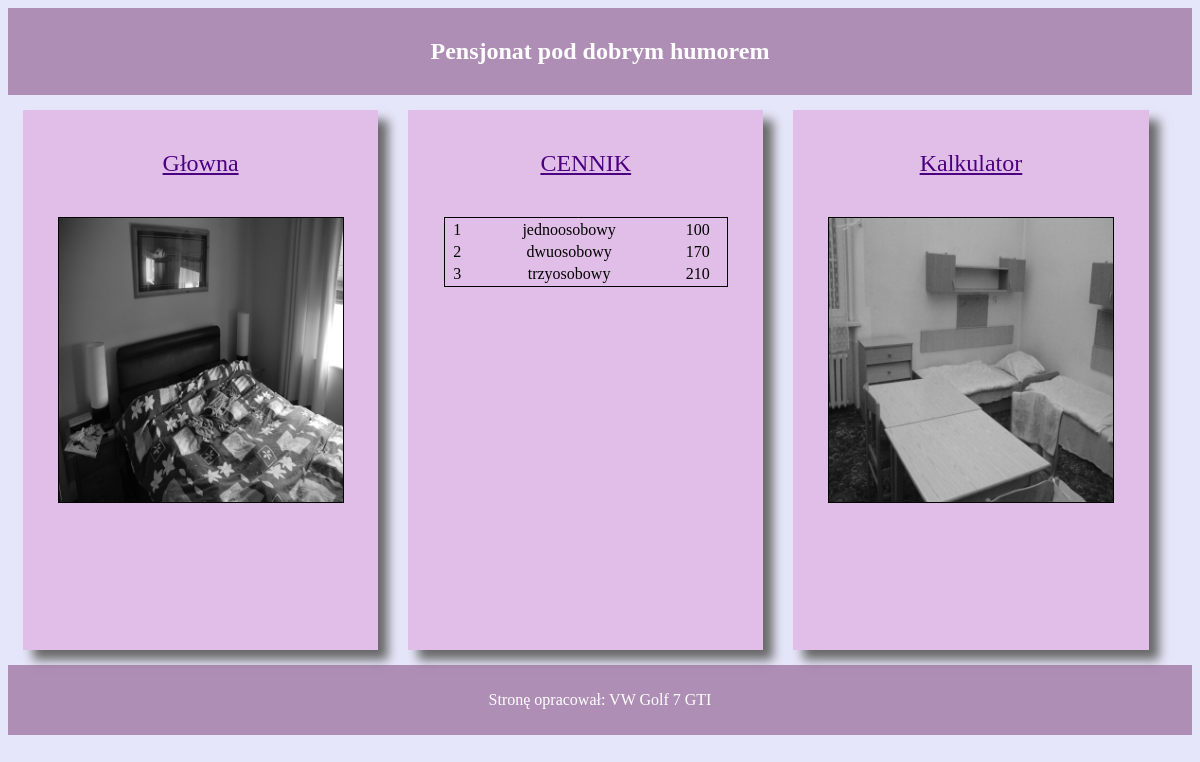
The page /PHP/Arkusze_PHP/arkusz14/cennik.php on the database its author committed.
### tables this page shows
CREATE TABLE `pokoje` (
  `id` int(10) UNSIGNED NOT NULL,
  `nazwa` varchar(20) DEFAULT NULL,
  `cena` float DEFAULT NULL
);

### PHP/Arkusze_PHP/arkusz14/cennik.php (the view, shortened to what this page needs)
<?php
$ip = 'localhost';
$user = 'root';
$password = '';
$db = 'db25';
$conn = mysqli_connect($ip, $user, $password,$db);
?>
<!DOCTYPE html 5>
<html lang="Pl-pl">
<head>
    <link rel="stylesheet" href="styl2.css">
</head>
<body>
    <section class="baner">
        <h1>Pensjonat pod dobrym humorem</h1>
    </section>
    <section class="lewy">
        <a href="index.html">Głowna</a>
        <img src="1.jpg" alt="pokoje">
    </section>
    <section class="srodkowy">
        <a href="cennik.php">CENNIK</a>
        <table>
            <?php
            $query = "SELECT * FROM `pokoje`
            " ;
            $hogwart = mysqli_query($conn,$query);
         while($result = mysqli_fetch_array($hogwart)){
            echo "<tr>";
            echo "<td>".$result["id"]."</td>";
            echo "<td>".$result["nazwa"]."</td>";
            echo "<td>".$result["cena"]."</td>";
            echo "</tr>";
         }
            ?>
            </table>
    </section>
    <section class="prawy">
        <a href="kalkulator.html">Kalkulator</a>
        <img src="3.jpg" alt="pokoje">
    </section>
    <footer>
        <p>Stronę opracował: VW Golf 7 GTI</p>
    </footer>
</body>
</html>

### PHP/Arkusze_PHP/arkusz14/styl2.css (style rules this page uses)
* { font-family: Garamond; text-align: center; }
body { background-color: lavender; }
.baner,footer { background-color: #AF8EB5; color: white ; padding: 10px ; }
.lewy,.srodkowy,.prawy { float: left ; }
footer { clear: both; }
.lewy,.srodkowy,.prawy { background-color: #E1BEE7; width: 30%; height: 500px; padding-top: 40px; margin: 15px; box-shadow: 10px 10px 10px DimGray; }
a { color: indigo ; font-size: 150%; padding: 10px; font-style: bold; }
img,table { border: 1px solid black; width: 80%; margin-top: 40px; margin-bottom: 40px; margin-left: auto; margin-right: auto; }

### rows shown on the page
pokoje: id "1", nazwa "jednoosobowy", cena "100"
pokoje: id "2", nazwa "dwuosobowy", cena "170"
pokoje: id "3", nazwa "trzyosobowy", cena "210"
